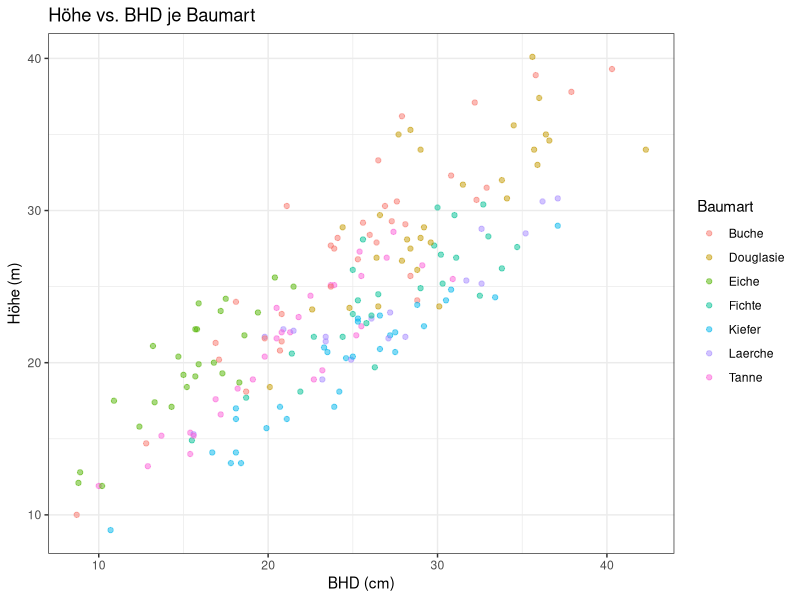
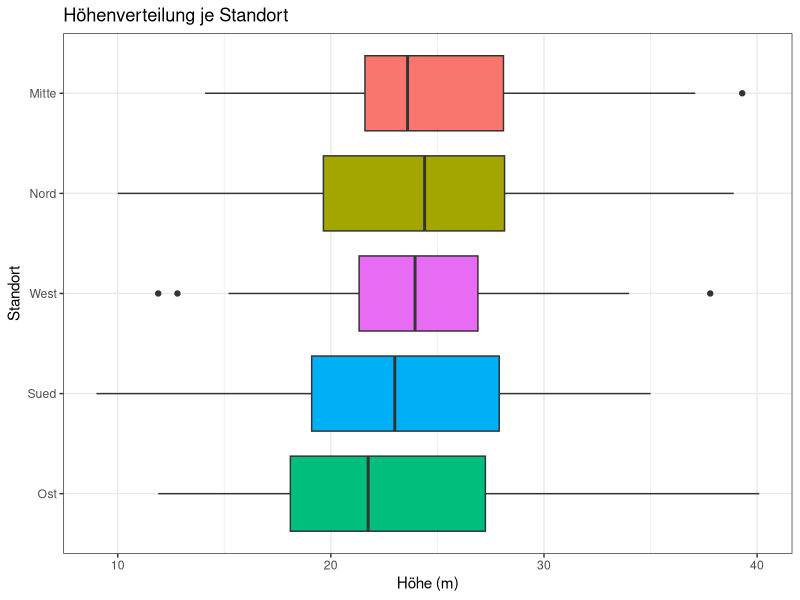
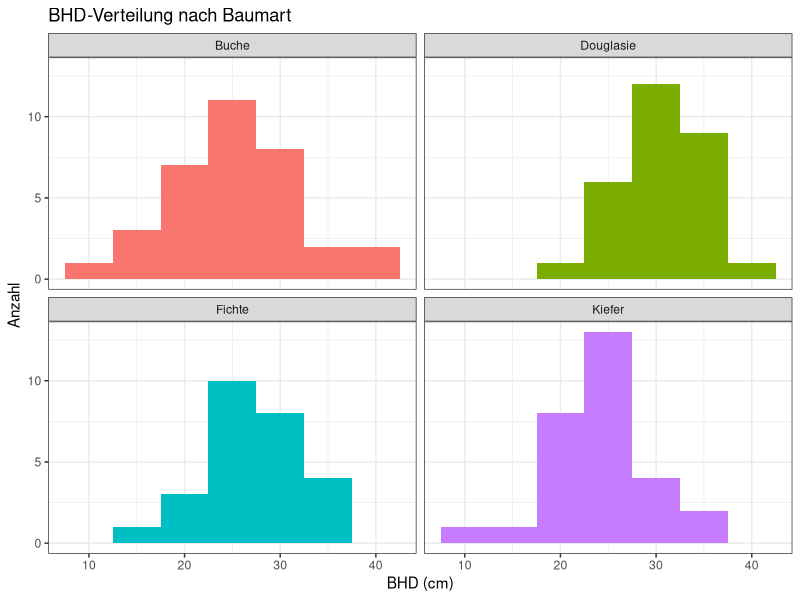
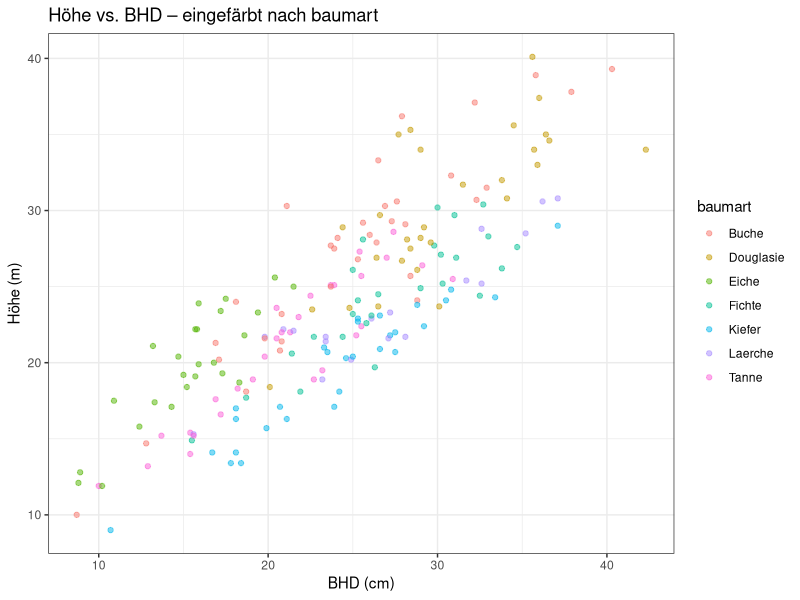
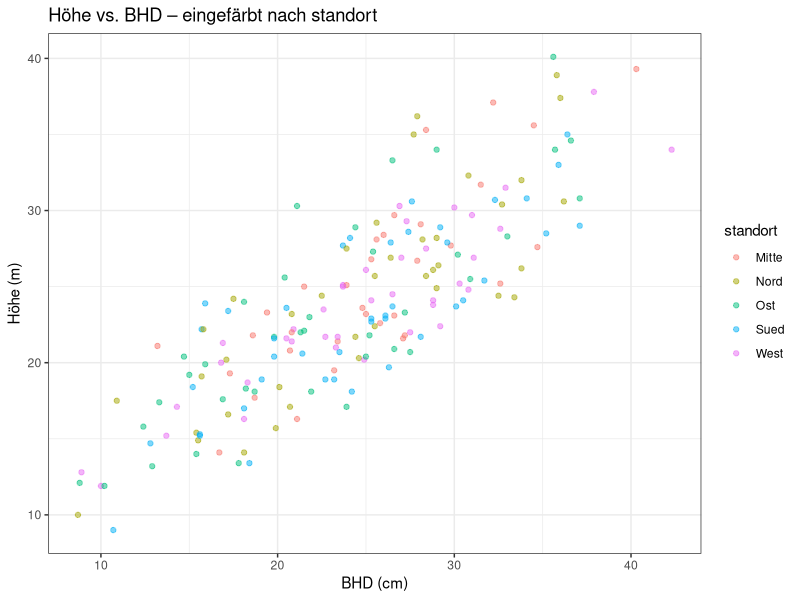
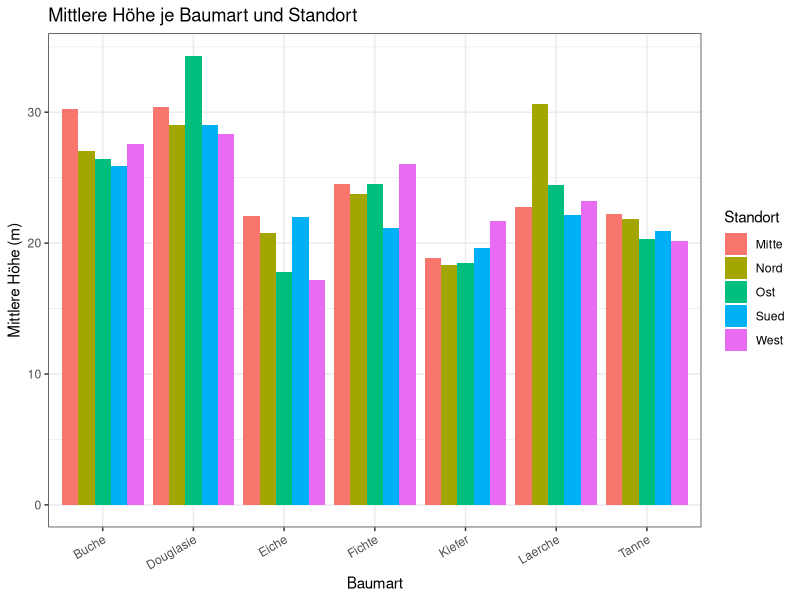
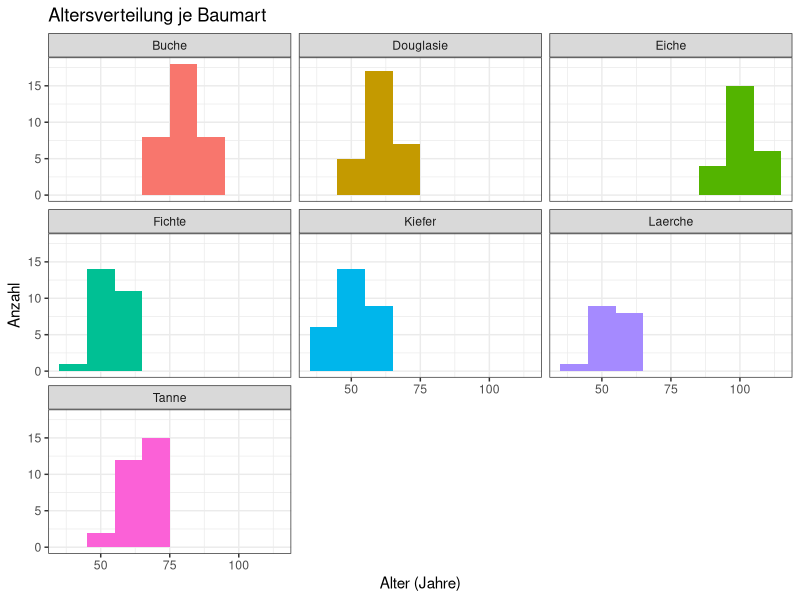
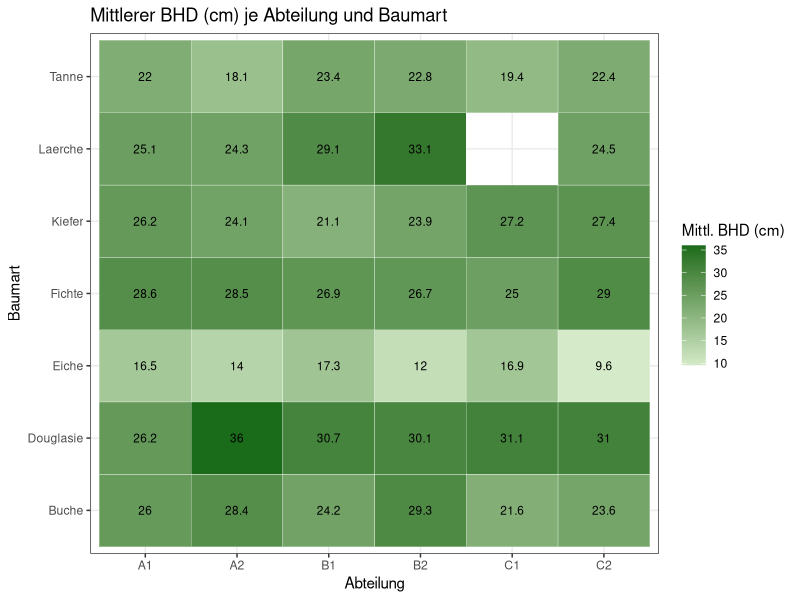

R code for these plots, in order:
## ---- chunk 1
knitr::opts_chunk$set(
  echo       = TRUE,
  message    = FALSE,
  warning    = FALSE,
  fig.width  = 7,
  fig.height = 4.5
)
library(dplyr)
library(ggplot2)
library(readr)
## ---- chunk 2
bestand <- read_csv("../data/bestand.csv") |> na.omit()
## ---- chunk 3
# a) BHD > 30 cm
bestand |> filter(bhd_cm > 30)

# b) Abteilung A1 auf Standort Nord
bestand |> filter(abteilung == "A1", standort == "Nord")

# c) Weder Fichte noch Kiefer
bestand |> filter(!baumart %in% c("Fichte", "Kiefer"))
## ---- chunk 4
# a) Nur bestimmte Spalten
bestand |> select(baumart, hoehe_m, bhd_cm, standort)

# b) + c) H/D-Verhältnis berechnen und klassifizieren
bestand |>
  mutate(
    hd_verhaeltnis = (hoehe_m * 100) / bhd_cm,
    hd_klasse      = ifelse(hd_verhaeltnis > 80, "schlank", "stabil")
  ) |>
  select(baumart, hoehe_m, bhd_cm, hd_verhaeltnis, hd_klasse)
## ---- chunk 5
bestand |>
  group_by(baumart) |>
  summarise(
    n           = n(),
    mw_hoehe    = round(mean(hoehe_m), 1),
    mw_bhd      = round(mean(bhd_cm), 1),
    anteil_25m  = mean(hoehe_m > 25)
  ) |>
  arrange(desc(n))
## ---- chunk 6
bestand |>
  filter(alter_jahre >= 40) |>
  mutate(volumen_m3 = pi * (bhd_cm / 200)^2 * hoehe_m * 0.5) |>
  group_by(standort, baumart) |>
  summarise(
    n             = n(),
    mittl_volumen = round(mean(volumen_m3), 2),
    total_volumen = sum(volumen_m3),
    .groups       = "drop"
  ) |>
  arrange(desc(total_volumen))
## ---- chunk 7
volumen_je_gruppe <- function(df, min_alter = 40, gruppe = "standort") {
  df |>
    filter(alter_jahre >= min_alter) |>
    mutate(volumen_m3 = pi * (bhd_cm / 200)^2 * hoehe_m * 0.5) |>
    group_by(across(all_of(gruppe))) |>
    summarise(
      n             = n(),
      mittl_volumen = round(mean(volumen_m3), 2),
      total_volumen = sum(volumen_m3),
      .groups       = "drop"
    ) |>
    arrange(desc(total_volumen))
}

# Tests
volumen_je_gruppe(bestand)
volumen_je_gruppe(bestand, min_alter = 60, gruppe = "baumart")
## ---- chunk 8
ggplot(bestand, aes(x = bhd_cm, y = hoehe_m, color = baumart)) +
  geom_point(alpha = 0.5, size = 1.5) +
  labs(
    title  = "Höhe vs. BHD je Baumart",
    x      = "BHD (cm)",
    y      = "Höhe (m)",
    color  = "Baumart"
  ) +
  theme_bw()
## ---- chunk 9
ggplot(bestand, aes(
  x    = reorder(standort, bhd_cm, FUN = median),
  y    = hoehe_m,
  fill = standort
)) +
  geom_boxplot() +
  coord_flip() +
  labs(
    title = "Höhenverteilung je Standort",
    x     = "Standort",
    y     = "Höhe (m)"
  ) +
  theme_bw() +
  theme(legend.position = "none")
## ---- chunk 10
bestand |>
  filter(baumart %in% c("Fichte", "Buche", "Kiefer", "Douglasie")) |>
  ggplot(aes(x = bhd_cm, fill = baumart)) +
  geom_histogram(binwidth = 5, show.legend = FALSE) +
  facet_wrap(~baumart) +
  labs(
    title = "BHD-Verteilung nach Baumart",
    x     = "BHD (cm)",
    y     = "Anzahl"
  ) +
  theme_bw()
## ---- chunk 11
plot_bhd_hoehe <- function(df, farbe = "baumart") {
  ggplot(df, aes(x = bhd_cm, y = hoehe_m, color = .data[[farbe]])) +
    geom_point(alpha = 0.5, size = 1.5) +
    labs(
      title = paste("Höhe vs. BHD – eingefärbt nach", farbe),
      x     = "BHD (cm)",
      y     = "Höhe (m)",
      color = farbe
    ) +
    theme_bw()
}

# Tests
plot_bhd_hoehe(bestand, "baumart")
plot_bhd_hoehe(bestand, "standort")
## ---- chunk 12
# 1. Analysefunktion: Bestand nach Abteilung zusammenfassen
zusammenfassung_abteilung <- function(df) {
  df |>
    group_by(abteilung) |>
    summarise(
      n          = n(),
      mw_hoehe   = round(mean(hoehe_m), 1),
      mw_bhd     = round(mean(bhd_cm), 1),
      mw_alter   = round(mean(alter_jahre), 0),
      .groups    = "drop"
    ) |>
    arrange(abteilung)
}

zusammenfassung_abteilung(bestand)
## ---- chunk 13
# 2. Grafik 1: Mittlere Höhe je Baumart und Standort
bestand |>
  group_by(baumart, standort) |>
  summarise(mw_hoehe = mean(hoehe_m), .groups = "drop") |>
  ggplot(aes(x = baumart, y = mw_hoehe, fill = standort)) +
  geom_col(position = "dodge") +
  labs(
    title = "Mittlere Höhe je Baumart und Standort",
    x     = "Baumart",
    y     = "Mittlere Höhe (m)",
    fill  = "Standort"
  ) +
  theme_bw() +
  theme(axis.text.x = element_text(angle = 30, hjust = 1))
## ---- chunk 14
# 3. Grafik 2: Altersverteilung je Baumart
ggplot(bestand, aes(x = alter_jahre, fill = baumart)) +
  geom_histogram(binwidth = 10, show.legend = FALSE) +
  facet_wrap(~baumart, ncol = 3) +
  labs(
    title = "Altersverteilung je Baumart",
    x     = "Alter (Jahre)",
    y     = "Anzahl"
  ) +
  theme_bw()
## ---- chunk 15
# Mittlerer BHD je Abteilung und Baumart als Heatmap
bestand |>
  group_by(baumart, abteilung) |>
  summarise(mw_bhd = round(mean(bhd_cm), 1), .groups = "drop") |>
  ggplot(aes(x = abteilung, y = baumart, fill = mw_bhd)) +
  geom_tile(color = "white") +
  geom_text(aes(label = mw_bhd), size = 3) +
  scale_fill_gradient(low = "#d4eac8", high = "#1a6b1a") +
  labs(
    title = "Mittlerer BHD (cm) je Abteilung und Baumart",
    x     = "Abteilung",
    y     = "Baumart",
    fill  = "Mittl. BHD (cm)"
  ) +
  theme_bw()
